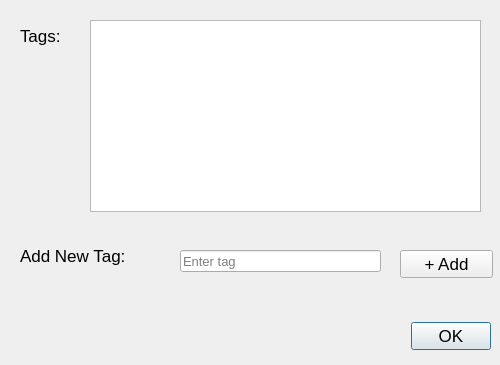
<?xml version="1.0" encoding="UTF-8"?>
<ui version="4.0">
 <class>GlobalTagDialog</class>
 <widget class="QDialog" name="GlobalTagDialog">
  <property name="geometry">
   <rect>
    <x>0</x>
    <y>0</y>
    <width>500</width>
    <height>365</height>
   </rect>
  </property>
  <property name="windowTitle">
   <string>Tags</string>
  </property>
  <widget class="QDialogButtonBox" name="buttonBox">
   <property name="geometry">
    <rect>
     <x>20</x>
     <y>320</y>
     <width>471</width>
     <height>32</height>
    </rect>
   </property>
   <property name="font">
    <font>
     <pointsize>13</pointsize>
    </font>
   </property>
   <property name="orientation">
    <enum>Qt::Horizontal</enum>
   </property>
   <property name="standardButtons">
    <set>QDialogButtonBox::Ok</set>
   </property>
  </widget>
  <widget class="QLabel" name="label">
   <property name="geometry">
    <rect>
     <x>20</x>
     <y>20</y>
     <width>61</width>
     <height>31</height>
    </rect>
   </property>
   <property name="font">
    <font>
     <pointsize>13</pointsize>
    </font>
   </property>
   <property name="text">
    <string>Tags:</string>
   </property>
  </widget>
  <widget class="QListView" name="listView">
   <property name="geometry">
    <rect>
     <x>90</x>
     <y>20</y>
     <width>391</width>
     <height>192</height>
    </rect>
   </property>
   <property name="font">
    <font>
     <pointsize>12</pointsize>
    </font>
   </property>
  </widget>
  <widget class="QLabel" name="label_2">
   <property name="geometry">
    <rect>
     <x>20</x>
     <y>240</y>
     <width>151</width>
     <height>31</height>
    </rect>
   </property>
   <property name="font">
    <font>
     <pointsize>13</pointsize>
    </font>
   </property>
   <property name="text">
    <string>Add New Tag:</string>
   </property>
  </widget>
  <widget class="QLineEdit" name="lineEdit">
   <property name="geometry">
    <rect>
     <x>180</x>
     <y>250</y>
     <width>201</width>
     <height>22</height>
    </rect>
   </property>
   <property name="font">
    <font>
     <pointsize>10</pointsize>
    </font>
   </property>
   <property name="placeholderText">
    <string>Enter tag</string>
   </property>
  </widget>
  <widget class="QPushButton" name="addNew">
   <property name="geometry">
    <rect>
     <x>400</x>
     <y>250</y>
     <width>93</width>
     <height>28</height>
    </rect>
   </property>
   <property name="font">
    <font>
     <pointsize>13</pointsize>
    </font>
   </property>
   <property name="text">
    <string>+ Add</string>
   </property>
  </widget>
 </widget>
 <resources/>
 <connections>
  <connection>
   <sender>buttonBox</sender>
   <signal>accepted()</signal>
   <receiver>GlobalTagDialog</receiver>
   <slot>accept()</slot>
   <hints>
    <hint type="sourcelabel">
     <x>248</x>
     <y>254</y>
    </hint>
    <hint type="destinationlabel">
     <x>157</x>
     <y>274</y>
    </hint>
   </hints>
  </connection>
  <connection>
   <sender>buttonBox</sender>
   <signal>rejected()</signal>
   <receiver>GlobalTagDialog</receiver>
   <slot>reject()</slot>
   <hints>
    <hint type="sourcelabel">
     <x>316</x>
     <y>260</y>
    </hint>
    <hint type="destinationlabel">
     <x>286</x>
     <y>274</y>
    </hint>
   </hints>
  </connection>
 </connections>
</ui>
